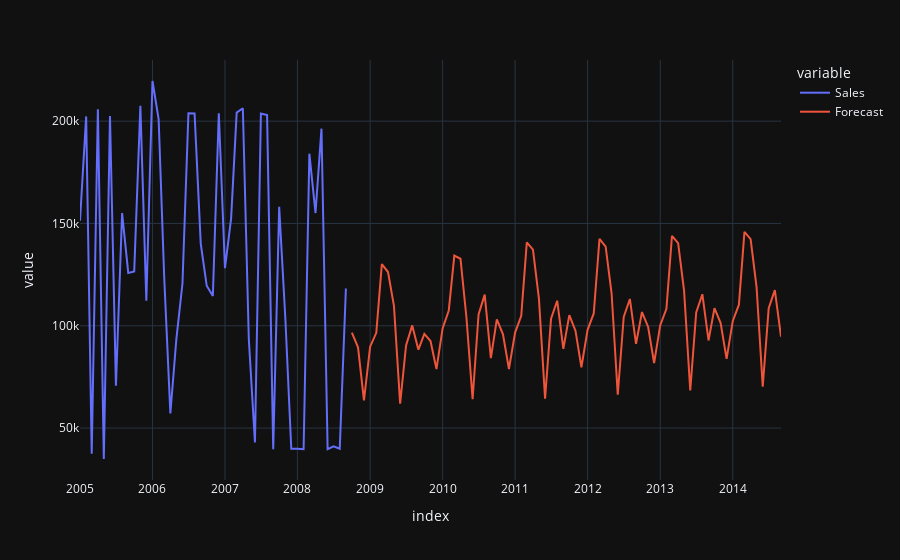

Here is the notebook cell this chart was saved with:
### Code cell
px.line(a,template = 'plotly_dark')
